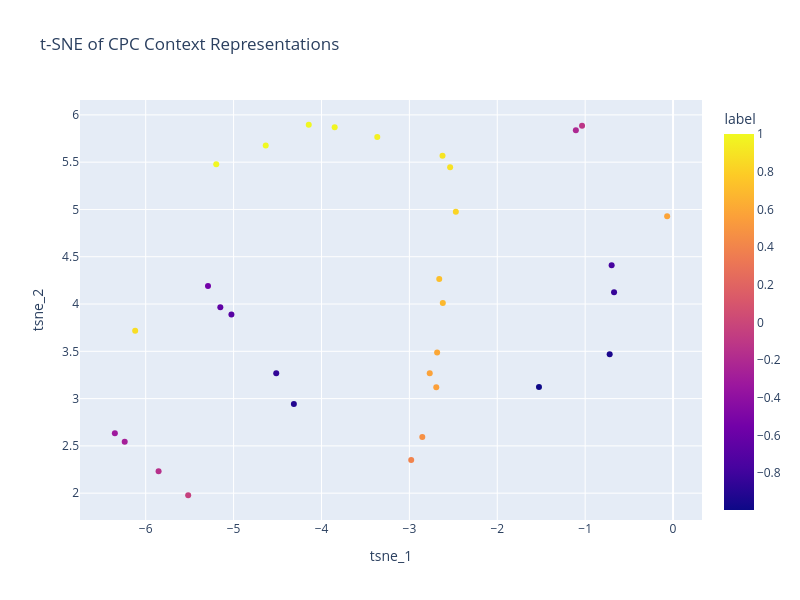

This figure's notebook cell:
### Code cell
px.scatter(
    df_context_tsne,
    x="tsne_1",
    y="tsne_2",
    color="label",
    title="t-SNE of CPC Context Representations",
    width=800,
    height=600,
    color_continuous_scale="Viridis",
)

### Figure 1 — Plotly figure (JSON) as saved in the notebook; plotly's stock layout.template omitted (floating-point values rounded to 4 significant figures)
{"data": [{"hovertemplate": "tsne_1=%{x}<br>tsne_2=%{y}<br>label=%{marker.color}<extra></extra>", "legendgroup": "", "marker": {"color": [0.5978, -0.7683, -0.8376, 0.9018, 0.4709, 0.9806, -0.9955, 0.5792, 0.9564, -0.9122, -0.2143, -0.1148, -0.5499, -0.9413, 0.7223, 0.9915, -0.3199, 0.6871, 0.8867, -0.2726, 0.5705, 0.9999, 0.9883, -0.6807, -0.85, -0.1586, -0.04247, 0.5573, 0.8681, 0.8268, 0.3959, -0.6435], "coloraxis": "coloraxis", "symbol": "circle"}, "mode": "markers", "name": "", "orientation": "v", "showlegend": false, "type": "scatter", "x": [-2.684, -0.6986, -0.6713, -2.623, -2.853, -3.85, -1.525, -0.06715, -3.365, -4.314, -1.106, -1.035, -5.291, -0.721, -2.66, -4.145, -6.351, -2.619, -2.536, -6.239, -2.768, -4.634, -5.198, -5.025, -4.515, -5.853, -5.517, -2.694, -6.12, -2.471, -2.979, -5.151], "xaxis": "x", "y": [3.487, 4.41, 4.125, 5.568, 2.593, 5.868, 3.122, 4.927, 5.766, 2.943, 5.837, 5.886, 4.189, 3.468, 4.264, 5.896, 2.634, 4.011, 5.447, 2.544, 3.269, 5.677, 5.478, 3.89, 3.269, 2.231, 1.978, 3.119, 3.719, 4.976, 2.352, 3.965], "yaxis": "y"}], "layout": {"coloraxis": {"colorbar": {"title": {"text": "label"}}, "colorscale": [[0, "#0d0887"], [0.1111, "#46039f"], [0.2222, "#7201a8"], [0.3333, "#9c179e"], [0.4444, "#bd3786"], [0.5556, "#d8576b"], [0.6667, "#ed7953"], [0.7778, "#fb9f3a"], [0.8889, "#fdca26"], [1, "#f0f921"]]}, "height": 600, "legend": {"tracegroupgap": 0}, "title": {"text": "t-SNE of CPC Context Representations"}, "width": 800, "xaxis": {"anchor": "y", "domain": [0, 1], "title": {"text": "tsne_1"}}, "yaxis": {"anchor": "x", "domain": [0, 1], "title": {"text": "tsne_2"}}}}
